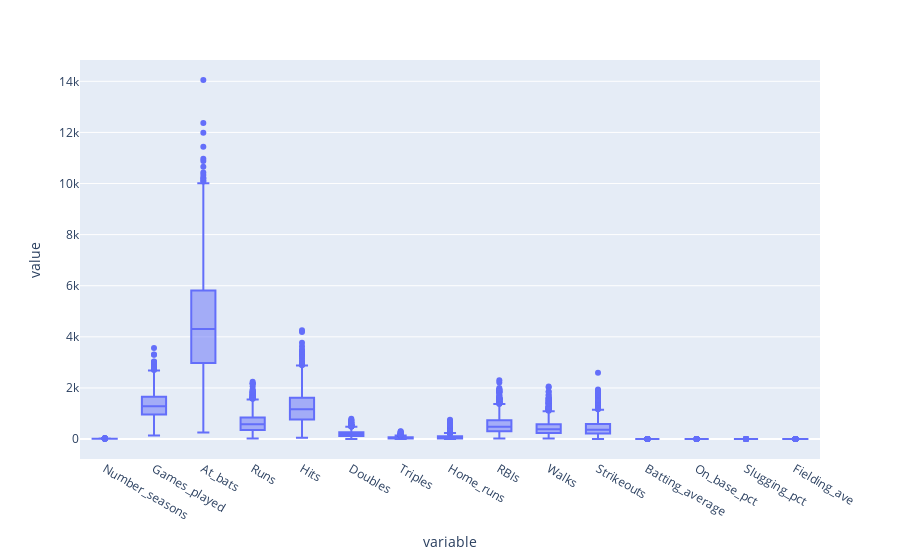

The notebook cell this image was saved under:
### Code cell
px.box(data_frame=df_only_num)

### Figure 1 — Plotly figure (JSON) as saved in the notebook; plotly's stock layout.template omitted (floating-point values rounded to 4 significant figures; data arrays with more than 128 entries replaced by an {"elided": "..."} marker saying what was removed)
{"data": [{"alignmentgroup": "True", "hovertemplate": "variable=%{x}<br>value=%{y}<extra></extra>", "legendgroup": "", "marker": {"color": "#636efa"}, "name": "", "notched": false, "offsetgroup": "", "orientation": "v", "showlegend": false, "type": "box", "x": {"elided": "20100 str values"}, "x0": " ", "xaxis": "x", "y": {"elided": "20100 float values"}, "y0": " ", "yaxis": "y"}], "layout": {"boxmode": "group", "legend": {"tracegroupgap": 0}, "margin": {"t": 60}, "xaxis": {"anchor": "y", "domain": [0, 1], "title": {"text": "variable"}}, "yaxis": {"anchor": "x", "domain": [0, 1], "title": {"text": "value"}}}}
